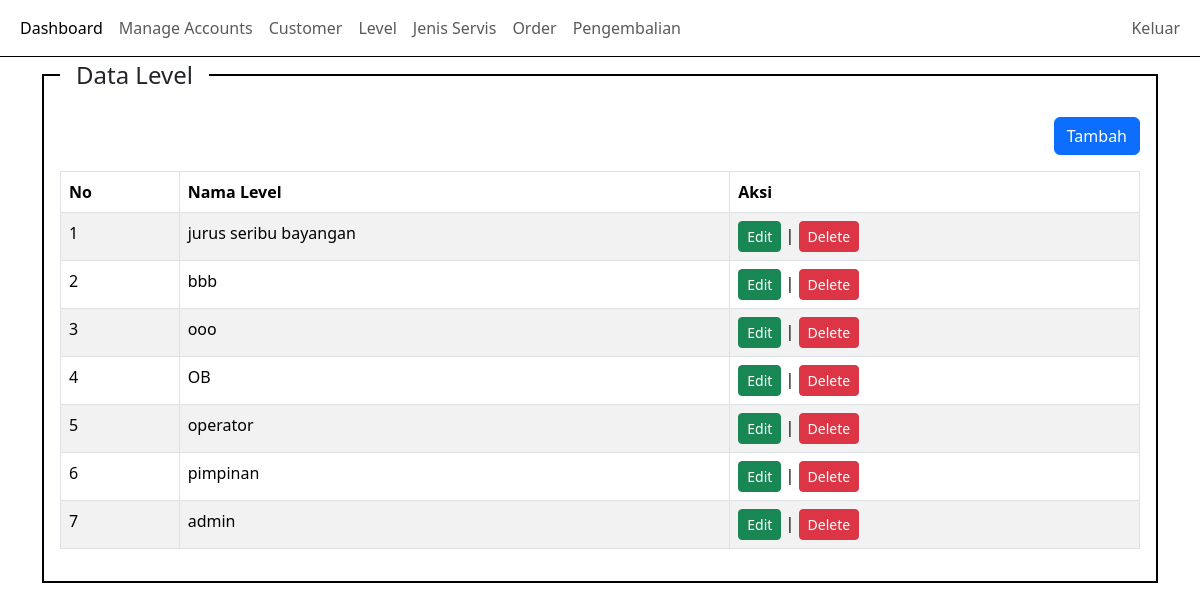
The app's page /index.php?pg=level (signed in) with its own data.
### tables this page shows
CREATE TABLE `level` (
  `id` int(11) NOT NULL,
  `level_name` varchar(50) NOT NULL,
  `created_at` timestamp NOT NULL DEFAULT current_timestamp(),
  `updated_at` timestamp NOT NULL DEFAULT current_timestamp() ON UPDATE current_timestamp()
);

### content/level.php (the view)
<?php
$query = mysqli_query($koneksi, "SELECT * FROM level ORDER BY id DESC");
?>
<div class="container">
    <div class="row">
        <div class="col-sm-12">
            <fieldset class="border border-black border-2 p-3">
                <legend class="float-none w-auto px-3">Data Level</legend>
                <div align="right">
                    <a href="?pg=tambah-level" class="btn btn-primary">Tambah</a>
                </div>
                <div class="table-responsive">
                    <table class="table table-bordered table-striped table-hover mt-3">
                        <thead>
                            <tr>
                                <th>No</th>
                                <th>Nama Level</th>
                                <th>Aksi</th>
                            </tr>
                        </thead>
                        <tbody>
                            <?php
                            $no = 1;
                            while ($row = mysqli_fetch_assoc($query)):
                            ?>
                                <tr>
                                    <td><?php echo $no++ ?></td>
                                    <td><?php echo $row['level_name'] ?></td>
                                    <td>
                                        <a id="edit-user" data-id="<?php echo $row['id'] ?>" href="?pg=tambah-level&edit=<?php echo $row['id'] ?>"
                                            class="btn btn-success btn-sm">Edit
                                        </a> |
                                        <a
                                            href="?pg=tambah-level&delete=<?php echo $row['id'] ?>"
                                            class="btn btn-danger btn-sm"
                                            onclick="return confirm('Apakah anda yakin akan menghapus data ini??')">Delete</a>
                                    </td>
                                </tr>
                            <?php endwhile ?>
                        </tbody>
                    </table>
                </div>
            </fieldset>
        </div>
    </div>
</div>

### records on screen
level: level_name "jurus seribu bayangan"
level: level_name "bbb"
level: level_name "ooo"
level: level_name "OB"
level: level_name "operator"
level: level_name "pimpinan"
level: level_name "admin"
